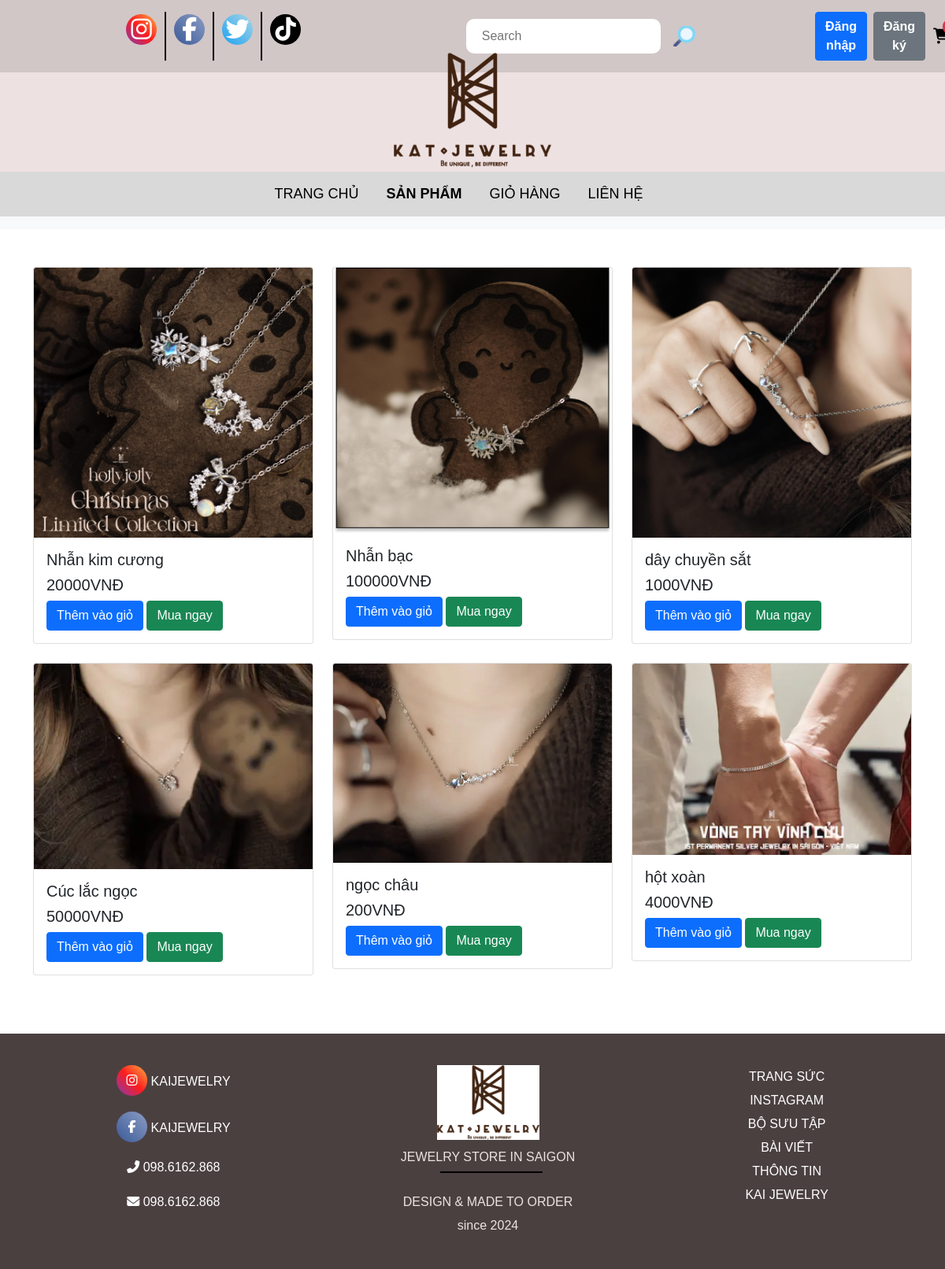
The app's page /category/, older data.
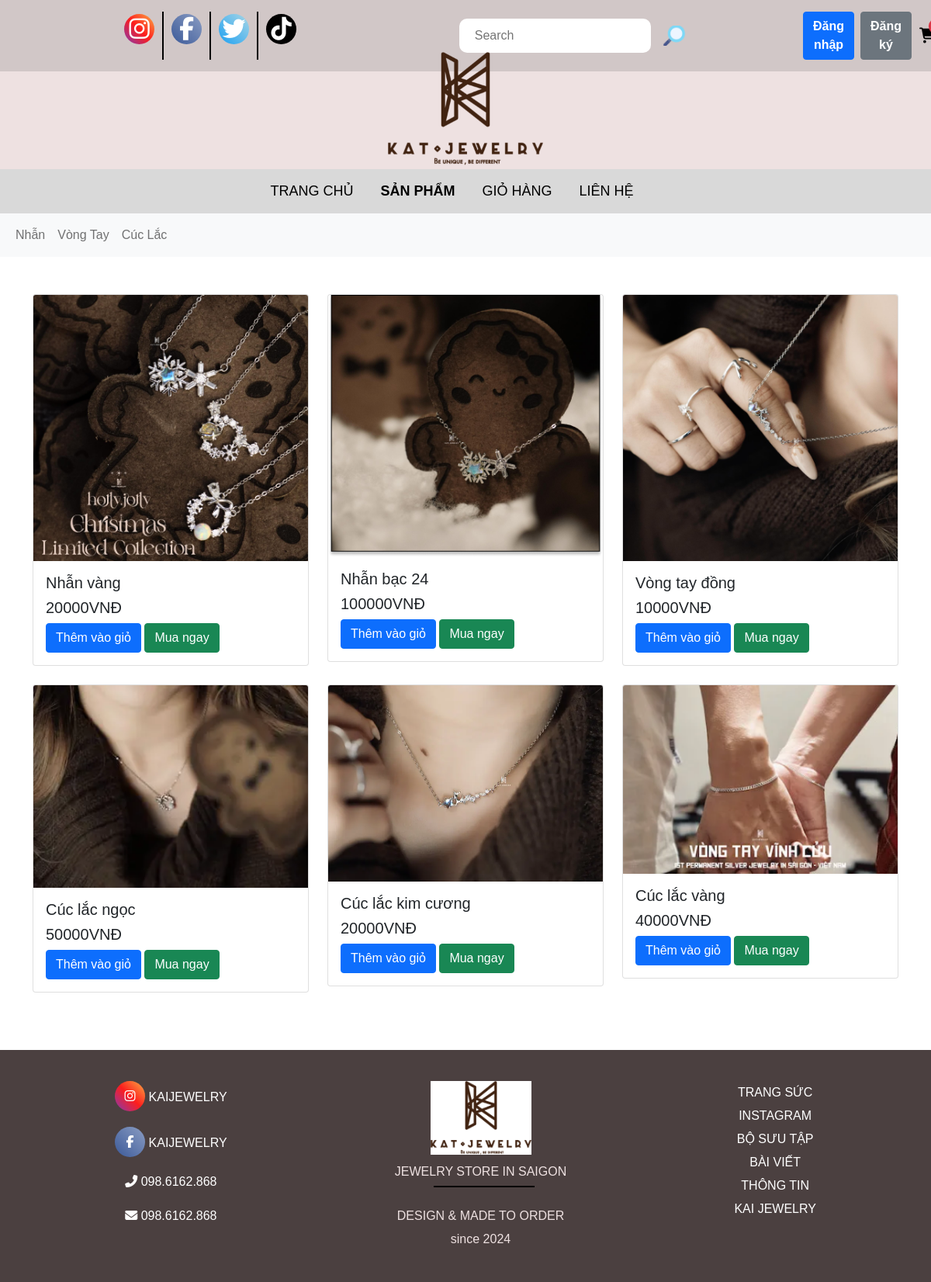
The same page, newer data.
### apps/models.py (models this page shows, shortened)
class Product(models.Model):
    category = models.ManyToManyField(Category, related_name='product')
    name = models.CharField(max_length=200, null=True)
    price = models.IntegerField()
    detail =models.TextField(null=True, blank = True)
    image = models.ImageField(null =True, blank = True)
    @property
    def ImageURL(self):
        try:
            url = self.image.url
        except:
            url = ''
        return url

class Category(models.Model):
    sub_category =models.ForeignKey('self', on_delete=models.CASCADE, related_name ='sub_categories', null =True, blank =True)
    is_sub =models.BooleanField(default=False)
    name = models.CharField(max_length = 200, null =True)
    slug =models.SlugField(max_length=200, unique=True)

### apps/views.py (the view)
# urls.py: path('category/', views.category, name='category'),
def category(request):
    categories = Category.objects.filter(is_sub =False)
    active_category = request.GET.get('category','')
    if request.user.is_authenticated:
       customer = request.user
       order, created = Order.objects.get_or_create(customer=customer, complete=False)
       cartItems = order.get_cart_items
       user_login = "show"
       user_not_login = "hidden"
    else:
       order = {'get_cart_items' : 0 , 'get_cart_total':0}
       cartItems = order['get_cart_items']
       user_login = "hidden"
       user_not_login = "show"
    products = Product.objects.all()
    if active_category:
        products=Product.objects.filter(category__slug = active_category)
    context = {
        'categories':categories,
        'active_category':active_category,
        'products': products,
        'user_authenticated': request.user.is_authenticated,
        'user_username': request.user.username,
        'cartItems':cartItems,
        'user_login': user_login,
        'user_not_login':user_not_login
    }
    return render(request, 'category.html', context)

### apps/templates/category.html (shortened to what the changed rows need)
{%load static%}
<!DOCTYPE html>
<html lang="en">
  <head>
    <link rel="stylesheet" href="https://cdnjs.cloudflare.com/ajax/libs/font-awesome/6.7.2/css/all.min.css" />
    <link rel="stylesheet" href="{% static 'css/bootstrap.min.css' %}" />
    <link rel="stylesheet" href="{% static 'css/style.css' %}" />
    <link rel="stylesheet" href="{% static 'css/show_product.css' %}" />
  </head>
  <body>
    <div class="hero">
      <div class="menu">
        <a href="{% url 'home' %}">
        </a>
        <a href="{% url 'product' %}">
        </a>
        <a href="{% url 'cart' %}">
        </a>
        <a href="{% url 'contact' %}">
        </a>
      </div>
      <nav class="navbar navbar-expand-lg navbar-light bg-light">
        <div class="container-fluid">
          <div class="navbar-collapse" id="navbarNav">
            <ul class="navbar-nav">
              {%for i in categories%}
              <li class="nav-item">
                <a class="nav-link" href="{% url 'category' %}?category={{i.slug}}">{{i.name}}</a>
              </li>
              {% endfor %}
            </ul>
          </div>
        </div>
      </nav>
      <div class="container mt-5">
        <div class="row">
          {%for product in products %}
          <div class="col-md-4 mb-4">
            <div class="card">
              <a href="{%url 'detail'%}?id={{product.id}}"><img src="{{product.ImageURL}}" class="card-img-top" alt="" /></a>
              <div class="card-body">
                <h5 class="card-title">{{product.name}}</h5>
                <h5 class="card-price">{{product.price}}VNĐ</h5>
                <button data-product="{{product.id}}" data-action="add" class="btn btn-primary update-cart">Thêm vào giỏ</button>
                <a href="{% url 'cart' %}"><button class="btn btn-success ml-2">Mua ngay</button></a>
              </div>
            </div>
          </div>
          {% endfor %}
        </div>
      </div>
    </div>
  </body>
</html>

Row changes from the older to the newer data that the page shows:
added Category: name "Nhẫn"
added Category: name "Vòng Tay"
added Category: name "Cúc Lắc"
changed Product: name "Nhẫn kim cương" → "Nhẫn vàng"
changed Product: name "Nhẫn bạc" → "Nhẫn bạc 24"
changed Product: name "dây chuyền sắt" → "Vòng tay đồng"; price "1000" → "10000"
changed Product: name "ngọc châu" → "Cúc lắc kim cương"; price "200" → "20000"
changed Product: name "hột xoàn" → "Cúc lắc vàng"; price "4000" → "40000"
